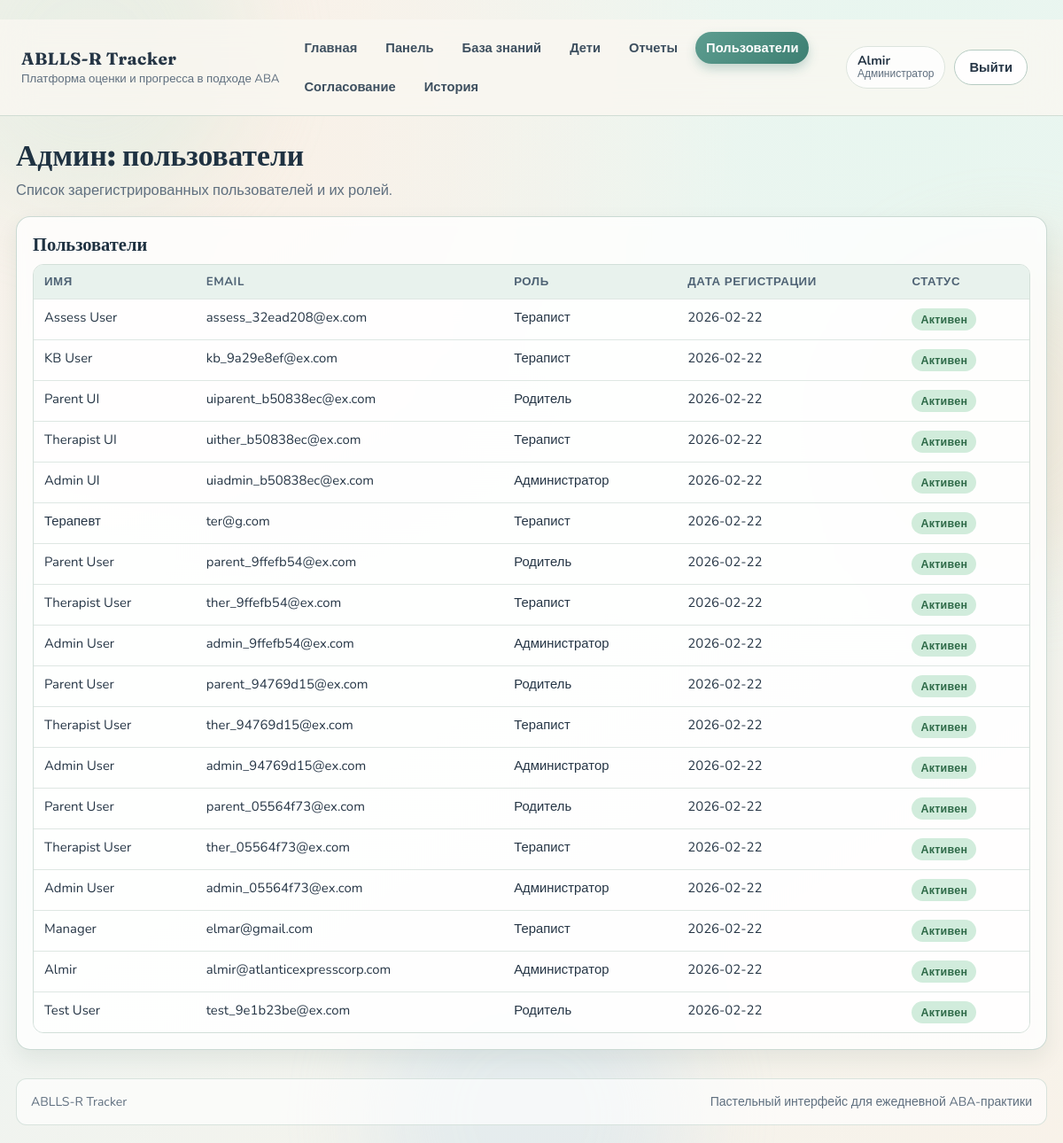
Screenshot of /admin/users (signed in) with the database file from the repository.
### app/models/user.py (models this page shows)
class User(Base):
    __tablename__ = "users"
    id: Mapped[str] = mapped_column(
        String(36),
        primary_key=True,
        default=lambda: str(uuid.uuid4()),
    )
    email: Mapped[str] = mapped_column(String(255), unique=True, index=True)
    full_name: Mapped[str] = mapped_column(String(255))
    role: Mapped[str] = mapped_column(String(20))
    password_hash: Mapped[str] = mapped_column(String(255))
    created_at: Mapped[datetime] = mapped_column(
        DateTime,
        default=lambda: datetime.now(timezone.utc),
    )

### app/routers/pages.py (the view)
@router.get("/admin/users")
def admin_users(request: Request, db: Session = Depends(get_db)):
    _, response = _require_roles(request, db, {"admin"})
    if response:
        return response
    users = db.execute(select(User).order_by(User.created_at.desc())).scalars().all()
    context = _base_context(request, db)
    context.update({"users": users})
    return templates.TemplateResponse("admin/users.html", context)

### templates/admin/users.html
﻿{% extends "base.html" %}
{% block content %}
  <section class="page-head">
    <h1 class="page-title">Админ: пользователи</h1>
    <p class="page-subtitle">Список зарегистрированных пользователей и их ролей.</p>
  </section>
  <section class="card">
    <h2>Пользователи</h2>
    {% if users %}
      <div class="table-wrap">
        <table class="table">
          <thead>
            <tr>
              <th>Имя</th>
              <th>Email</th>
              <th>Роль</th>
              <th>Дата регистрации</th>
              <th>Статус</th>
            </tr>
          </thead>
          <tbody>
            {% for user in users %}
              <tr>
                <td>{{ user.full_name }}</td>
                <td>{{ user.email }}</td>
                <td>{{ role_labels.get(user.role, user.role) }}</td>
                <td>{{ user.created_at.strftime("%Y-%m-%d") if user.created_at else "-" }}</td>
                <td><span class="badge approved">Активен</span></td>
              </tr>
            {% endfor %}
          </tbody>
        </table>
      </div>
    {% else %}
      <p>Пользователей нет.</p>
    {% endif %}
  </section>
{% endblock %}

### templates/base.html (shortened to what this page needs)
﻿<!doctype html>
<html lang="ru">
  <head>
    <link rel="stylesheet" href="/static/styles.css">
  </head>
  <body>
    <div class="bg-orb bg-orb-a" aria-hidden="true"></div>
    <div class="bg-orb bg-orb-b" aria-hidden="true"></div>
    <div class="bg-orb bg-orb-c" aria-hidden="true"></div>
    <header class="site-header">
      <div class="brand-wrap">
        <a class="brand" href="/">ABLLS-R Tracker</a>
        <span class="brand-subtitle">Платформа оценки и прогресса в подходе ABA</span>
      </div>
      <nav class="nav" id="mainNav">
        <a href="/">Главная</a>
        {% if current_user %}
          <a href="/dashboard">Панель</a>
          <a href="/knowledge-base">База знаний</a>
          {% if current_user.role in ["admin", "therapist"] %}
            <a href="/children">Дети</a>
          {% endif %}
          {% if current_user.role in ["admin", "therapist", "parent"] %}
            <a href="/reports">Отчеты</a>
          {% endif %}
          {% if current_user.role == "admin" %}
            <a href="/admin/users">Пользователи</a>
            <a href="/admin/edit-requests">Согласование</a>
            <a href="/history">История</a>
          {% endif %}
        {% endif %}
      </nav>
      <div class="auth">
        {% if current_user %}
          <div class="user-pill">
            <span class="user-name">{{ current_user.full_name }}</span>
            <span class="user-role">{{ role_labels.get(current_user.role, current_user.role) }}</span>
          </div>
          <form action="/auth/logout" method="post" class="logout">
            <button type="submit">Выйти</button>
          </form>
        {% else %}
          <a class="link-button" href="/auth/login">Войти</a>
          <a class="button" href="/auth/register">Регистрация</a>
        {% endif %}
      </div>
    </header>
    <main class="page">
      {% block content %}{% endblock %}
    </main>
    <footer class="site-footer">
      <div>ABLLS-R Tracker</div>
      <div>Пастельный интерфейс для ежедневной ABA-практики</div>
    </footer>
  </body>
</html>

### rows the page displays
User: full_name "Almir", get "Администратор", email "almir@atlanticexpresscorp.com", created_at "2026-02-22"
User: full_name "Assess User", email "assess_32ead208@ex.com", get "Терапист", created_at "2026-02-22"
User: full_name "KB User", email "kb_9a29e8ef@ex.com", get "Терапист", created_at "2026-02-22"
User: full_name "Parent UI", email "uiparent_b50838ec@ex.com", get "Родитель", created_at "2026-02-22"
User: full_name "Therapist UI", email "uither_b50838ec@ex.com", get "Терапист", created_at "2026-02-22"
User: full_name "Admin UI", email "uiadmin_b50838ec@ex.com", get "Администратор", created_at "2026-02-22"
User: full_name "Терапевт", email "ter@g.com", get "Терапист", created_at "2026-02-22"
User: full_name "Parent User", email "parent_9ffefb54@ex.com", get "Родитель", created_at "2026-02-22"
User: full_name "Therapist User", email "ther_9ffefb54@ex.com", get "Терапист", created_at "2026-02-22"
User: full_name "Admin User", email "admin_9ffefb54@ex.com", get "Администратор", created_at "2026-02-22"
User: full_name "Parent User", email "parent_94769d15@ex.com", get "Родитель", created_at "2026-02-22"
User: full_name "Therapist User", email "ther_94769d15@ex.com", get "Терапист", created_at "2026-02-22"
User: full_name "Admin User", email "admin_94769d15@ex.com", get "Администратор", created_at "2026-02-22"
User: full_name "Parent User", email "parent_05564f73@ex.com", get "Родитель", created_at "2026-02-22"
User: full_name "Therapist User", email "ther_05564f73@ex.com", get "Терапист", created_at "2026-02-22"
User: full_name "Admin User", email "admin_05564f73@ex.com", get "Администратор", created_at "2026-02-22"
User: full_name "Manager", email "elmar@gmail.com", get "Терапист", created_at "2026-02-22"
User: full_name "Test User", email "test_9e1b23be@ex.com", get "Родитель", created_at "2026-02-22"
